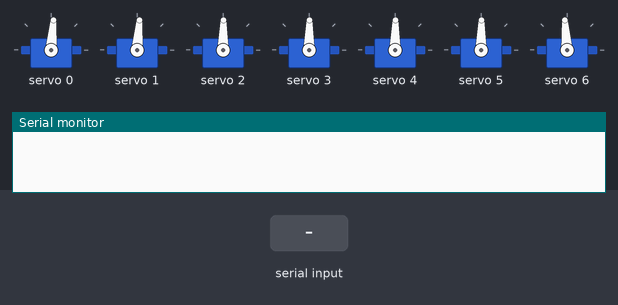
Bench run of a sketch on a simulated Arduino Uno, built with avr-gcc and run on an emulated ATmega328P. Parts: 7 × servo, the last lines printed to the serial monitor. The inputs (shaded band) are chosen by the test bench.

Above: at 3.2 s.
3.3 s: "0" received over Serial
At 4.0 s:
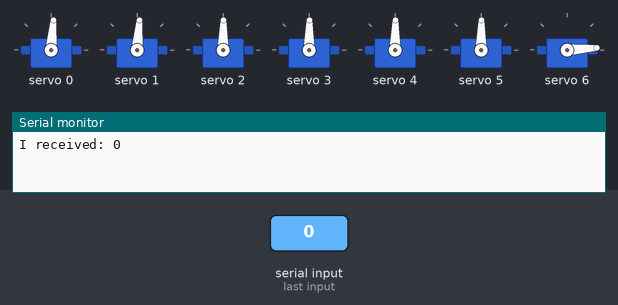
4.9 s: "1" received over Serial
At 6.2 s:
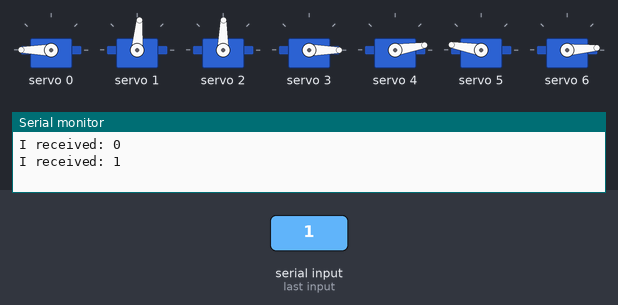
6.5 s: "2" received over Serial
At 7.2 s:
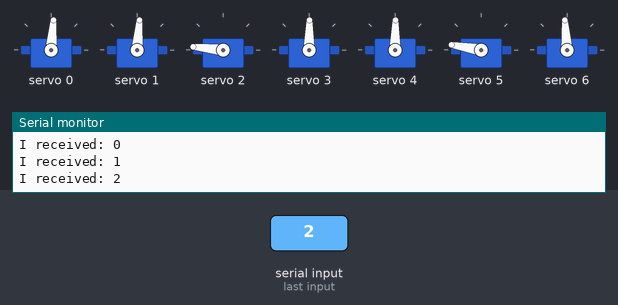
8.1 s: "3" received over Serial
At 9.4 s:
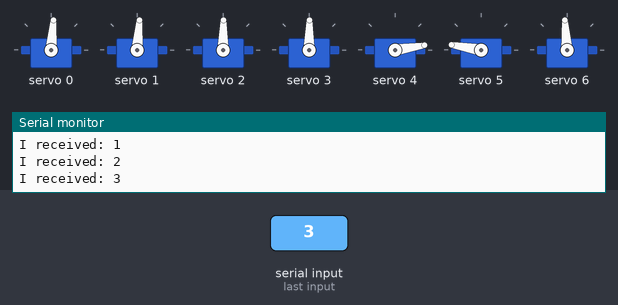
9.7 s: "4" received over Serial
At 11.0 s:
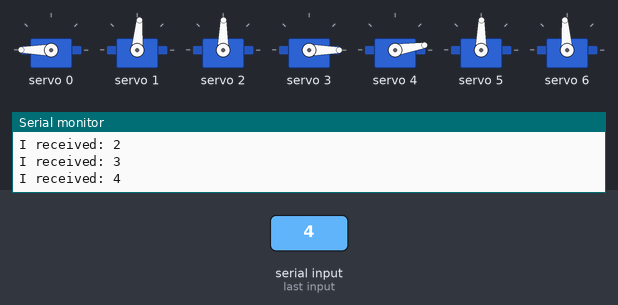
11.3 s: "5" received over Serial
At 12.8 s:
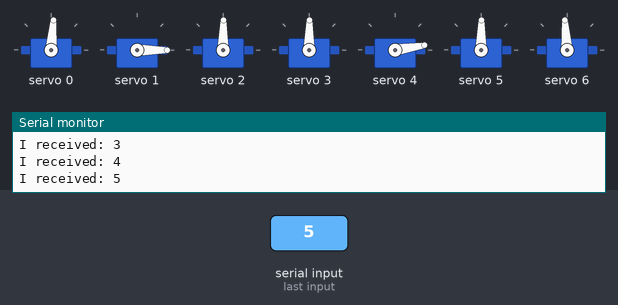
Timing chart, 0 to 13.9 s (numbered marks = the images above; inputs shaded):
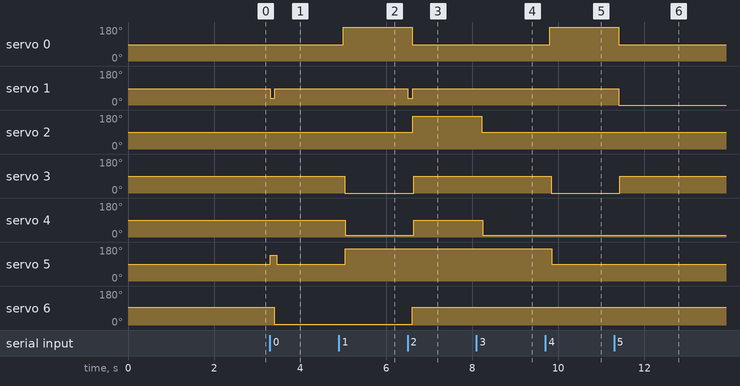

Measured:
- after the input at 3.3 s, servo 1: 85° → 37° at once, → 85° 0.11 s later; servo 5: 89° → 137° at once, → 89° 0.16 s later; servo 6: 94° → 4° after 0.10 s
- after the input at 4.9 s, servo 0: 85° → 180° after 0.10 s; servo 3: 89° → 0° after 0.13 s; servo 4: 89° → 9° after 0.16 s; servo 5: 89° → 170° after 0.16 s
- after the input at 6.5 s, servo 0: 180° → 85° after 0.10 s; servo 1: 85° → 37° at once, → 85° 0.12 s later; servo 2: 89° → 174° after 0.12 s; servo 3: 0° → 89° after 0.15 s; servo 4: 9° → 89° after 0.15 s
- after the input at 8.1 s, servo 2: 174° → 89° after 0.12 s; servo 4: 89° → 9° after 0.14 s
- after the input at 9.7 s, servo 0: 85° → 180° after 0.10 s; servo 3: 89° → 0° after 0.13 s; servo 5: 170° → 89° after 0.16 s
- after the input at 11.3 s, servo 0: 180° → 85° after 0.10 s; servo 1: 85° → 0° after 0.11 s; servo 3: 0° → 89° after 0.13 s

The sketch:

Test_Digit.ino
```cpp
/**
 * (2) - Code này để kiểm tra khả năng hoạt động
 * Của từng khối Servo Led 7 đoạn, tất cả là 7 Servo
 * |
 * Để xem các Servo có hoạt động "đóng" - "mở" đúng
 * Với các thông số PWM đã thiết lập ko?
 */

/* ------------------------------------------------------------------------- */
/*                                  LIBRARY                                  */
/* ------------------------------------------------------------------------- */

// https://github.com/adafruit/Adafruit-PWM-Servo-Driver-Library/tree/master
#include "Adafruit_PWMServoDriver.h"

/* ------------------------------------------------------------------------- */
/*                                   DEFINE                                  */
/* ------------------------------------------------------------------------- */

// Mỗi bo PCA9685 có 1 địa chỉ I2C duy nhất, mặc định ban đầu là 0x40
#define ADDRESS 0x40

// Cài đặt tần số PWM tối đa. Đơn vị (Hz)
#define SERVO_FREQ 50

// Cài đặt tần số bộ dao động bên trong, lý thuyết là 25MHz. Đơn vị (Hz)
#define DRIVER_FREQ 27000000

// Vị trí thứ tự các thanh Segment trong mảng [segment]
#define SEG_A 0
#define SEG_B 1 // Sử dụng
#define SEG_C 2
#define SEG_D 3
#define SEG_E 4
#define SEG_F 5 // Sử dụng
#define SEG_G 6 // Sử dụng

/* ------------------------------------------------------------------------- */
/*                                   OBJECT                                  */
/* ------------------------------------------------------------------------- */

// Cài đặt địa chỉ I2C cho PCA9685
Adafruit_PWMServoDriver pwm = Adafruit_PWMServoDriver(ADDRESS);

// Giá trị PWM để Servo làm "hiện" các thanh Segment
const uint16_t segmentOn[7] = {290, 290, 300, 300, 300, 300, 310};
// Giá trị PWM để Servo làm "ẩn" các thanh Segment
const uint16_t segmentOff[7] = {500, 100, 480, 100, 130, 470, 120};

/**
 * digits[number][segment]
 * number : 0, 1, 2, 3, 4, 5, 6, 7, 8, 9
 * segment: A(0), B(1), C(2), D(3), E(4), F(5), G(6)
 *
 *  --      [A]
 * |  |   [F] [B]
 *  --  →   [G]
 * |  |   [E] [C]
 *  --      [D]
 *
 * Mảng [segment] chỉ có 2 giá trị:
 * 0 → ko cho phép hiện ("ẩn") các thanh Segment
 * 1 → cho phép "hiện" các thanh Segment
 *
 * Khi giá trị [segment] bằng...
 * 0 → sử dụng biến "segmentOff"
 * 1 → sử dụng biến "segmentOn"
 */
const bool digits[10][7] = {
    ////////////////////////////////// A - B - C - D - E - F - G
    {1, 1, 1, 1, 1, 1, 0}, // Digit 0: .   .   .   .   .   .
    {0, 1, 1, 0, 0, 0, 0}, // Digit 1:     .   .
    {1, 1, 0, 1, 1, 0, 1}, // Digit 2: .   .       .   .       .
    {1, 1, 1, 1, 0, 0, 1}, // Digit 3: .   .   .   .           .
    {0, 1, 1, 0, 0, 1, 1}, // Digit 4:     .   .           .   .
    {1, 0, 1, 1, 0, 1, 1}, // Digit 5: .       .   .       .   .
    {1, 0, 1, 1, 1, 1, 1}, // Digit 6: .       .   .   .   .   .
    {1, 1, 1, 0, 0, 0, 0}, // Digit 7: .   .   .
    {1, 1, 1, 1, 1, 1, 1}, // Digit 8: .   .   .   .   .   .   .
    {1, 1, 1, 1, 0, 1, 1}  // Digit 9: .   .   .   .       .   .
};

// Lưu con số hiện tại đang hiển thị
byte prevNumber;

// Độ PWM bù trừ
// Giúp đoạn F và đoạn B mở cổng cho đoạn G di chuyển
uint16_t midOffset = 100;

// Lưu dữ liệu nhận được từ người dùng
char incomingByte;

/* ------------------------------------------------------------------------- */
/*                                  FUNCTION                                 */
/* ------------------------------------------------------------------------- */

void display(byte number)
{
  /**
   * Di chuyển các thanh đoạn liền kề với đoạn giữa (đoạn G)
   *
   * Nếu con số hiện tại chuẩn bị hiển thị, "number"
   * Với con số hiện tại đang hiển thị lúc này, "prevNumber"
   * Có sự thay đổi ở đoạn giữa (đoạn G)
   *
   * Và nếu các đoạn F và đoạn B đang hiển thị
   * Sẽ cho di chuyển chúng để "mở cửa" cho đoạn G di chuyển
   */
  if (digits[number][SEG_G] != digits[prevNumber][SEG_G])
  {
    if (digits[prevNumber][SEG_B])
    {
      pwm.setPWM(SEG_B, 0, segmentOn[SEG_B] - midOffset);
    }
    if (digits[prevNumber][SEG_G])
    {
      pwm.setPWM(SEG_F, 0, segmentOn[SEG_F] + midOffset);
    }
  }
  delay(100);

  /**
   * Di chuyển thanh đoạn giữa (đoạn G)
   * Nếu con số này cần hiển thị
   */
  if (digits[number][SEG_G])
  {
    pwm.setPWM(SEG_G, 0, segmentOn[SEG_G]);
  }
  else
  {
    pwm.setPWM(SEG_G, 0, segmentOff[SEG_G]);
  }

  /**
   * Di chuyển các thanh đoạn còn lại
   * Từ đoạn A đến đoạn F, gồm (A, B, C, D, E, F)
   */
  for (byte i = SEG_A; i <= SEG_F; i++)
  {
    if (digits[number][i])
    {
      pwm.setPWM(i, 0, segmentOn[i]);
    }
    else
    {
      pwm.setPWM(i, 0, segmentOff[i]);
    }
    delay(10);
  }
}

/* ------------------------------------------------------------------------- */
/*                             CONFIG (ONE TIME!)                            */
/* ------------------------------------------------------------------------- */

void setup()
{
  // Khởi động Serial
  Serial.begin(115200);

  // Khởi động PCA9685
  pwm.begin();
  pwm.setOscillatorFrequency(DRIVER_FREQ);
  pwm.setPWMFreq(SERVO_FREQ);

  /**
   * Cho "hiện" tất cả thanh Segment (hiển thị "8")
   *
   * setPWM(uint8_t num, uint16_t on, uint16_t off)
   * 'num'  : một trong các kênh đầu ra PWM, được đánh số từ 0 đến 15
   * 'on'   : tại một thời điểm trong chu kỳ 4096 phần, xung được kích từ LOW lên HIGH
   * 'off'  : tại một thời điểm trong chu kỳ 4096 phần, xung được kích từ HIGH xuống LOW
   */
  for (int i = 0; i < 7; i++)
  {
    pwm.setPWM(i, 0, segmentOn[i]);
    delay(10);
  }
  prevNumber = 8;

  // Đợi ~2s trước khi vào chương trình chính
  delay(2000);
}

/* ------------------------------------------------------------------------- */
/*                                    MAIN                                   */
/* ------------------------------------------------------------------------- */

void loop()
{
  // Xử lý nếu có tín hiệu gửi từ người dùng
  if (Serial.available() > 0)
  {
    // Lưu dữ liệu nhận được
    incomingByte = Serial.read();

    // Cho biết nội dung dữ liệu đó
    Serial.print("I received: ");
    Serial.println(incomingByte);

    // Xử lý dữ liệu nhận được
    switch (incomingByte)
    {
    case '0':         // Nhập kí tự '0'
      display(0);     // Hiển thị số 0
      prevNumber = 0; // Cho lưu số đang hiển thị hiện tại
      break;
    case '1':
      display(1);
      prevNumber = 1;
      break;
    case '2':
      display(2);
      prevNumber = 2;
      break;
    case '3':
      display(3);
      prevNumber = 3;
      break;
    case '4':
      display(4);
      prevNumber = 4;
      break;
    case '5':
      display(5);
      prevNumber = 5;
      break;
    case '6':
      display(6);
      prevNumber = 6;
      break;
    case '7':
      display(7);
      prevNumber = 7;
      break;
    case '8':
      display(8);
      prevNumber = 8;
      break;
    case '9':
      display(9);
      prevNumber = 9;
    }
  }
}
```
